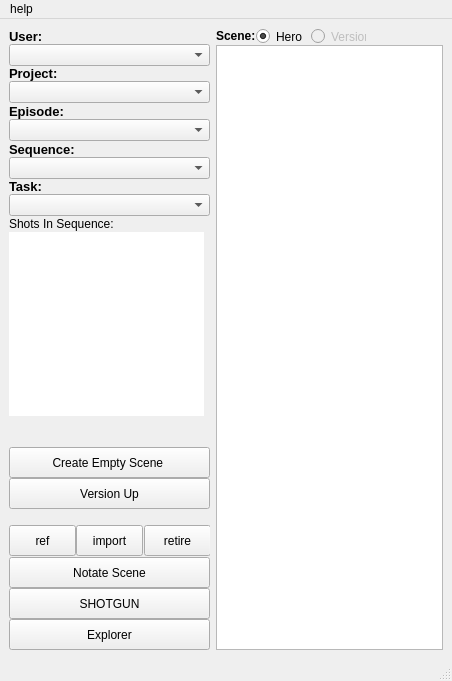
<?xml version="1.0" encoding="UTF-8"?>
<ui version="4.0">
 <class>MainWindow</class>
 <widget class="QMainWindow" name="MainWindow">
  <property name="geometry">
   <rect>
    <x>0</x>
    <y>0</y>
    <width>452</width>
    <height>681</height>
   </rect>
  </property>
  <property name="minimumSize">
   <size>
    <width>452</width>
    <height>681</height>
   </size>
  </property>
  <property name="maximumSize">
   <size>
    <width>800</width>
    <height>800</height>
   </size>
  </property>
  <property name="windowTitle">
   <string>dsShotOpen</string>
  </property>
  <property name="tabShape">
   <enum>QTabWidget::Rounded</enum>
  </property>
  <widget class="QWidget" name="centralwidget">
   <layout class="QGridLayout" name="gridLayout">
    <property name="verticalSpacing">
     <number>0</number>
    </property>
    <item row="6" column="0">
     <widget class="QLabel" name="seq_L">
      <property name="maximumSize">
       <size>
        <width>201</width>
        <height>25</height>
       </size>
      </property>
      <property name="font">
       <font>
        <pointsize>10</pointsize>
        <weight>75</weight>
        <bold>true</bold>
       </font>
      </property>
      <property name="text">
       <string>Sequence:</string>
      </property>
     </widget>
    </item>
    <item row="9" column="0">
     <widget class="QComboBox" name="task_CB">
      <property name="minimumSize">
       <size>
        <width>150</width>
        <height>0</height>
       </size>
      </property>
     </widget>
    </item>
    <item row="0" column="0">
     <widget class="QLabel" name="user_L">
      <property name="maximumSize">
       <size>
        <width>201</width>
        <height>25</height>
       </size>
      </property>
      <property name="font">
       <font>
        <pointsize>10</pointsize>
        <weight>75</weight>
        <bold>true</bold>
       </font>
      </property>
      <property name="text">
       <string>User:</string>
      </property>
     </widget>
    </item>
    <item row="3" column="0">
     <widget class="QComboBox" name="projects_CB">
      <property name="minimumSize">
       <size>
        <width>150</width>
        <height>0</height>
       </size>
      </property>
     </widget>
    </item>
    <item row="5" column="0">
     <widget class="QComboBox" name="episodes_CB">
      <property name="minimumSize">
       <size>
        <width>150</width>
        <height>0</height>
       </size>
      </property>
     </widget>
    </item>
    <item row="10" column="0">
     <widget class="QLabel" name="shots_L">
      <property name="text">
       <string>Shots In Sequence:</string>
      </property>
     </widget>
    </item>
    <item row="15" column="0">
     <widget class="QPushButton" name="versionUp_B">
      <property name="enabled">
       <bool>true</bool>
      </property>
      <property name="sizePolicy">
       <sizepolicy hsizetype="Fixed" vsizetype="Fixed">
        <horstretch>0</horstretch>
        <verstretch>0</verstretch>
       </sizepolicy>
      </property>
      <property name="minimumSize">
       <size>
        <width>201</width>
        <height>31</height>
       </size>
      </property>
      <property name="maximumSize">
       <size>
        <width>201</width>
        <height>31</height>
       </size>
      </property>
      <property name="font">
       <font>
        <weight>50</weight>
        <bold>false</bold>
       </font>
      </property>
      <property name="text">
       <string>Version Up</string>
      </property>
     </widget>
    </item>
    <item row="19" column="0">
     <widget class="QPushButton" name="sg_B">
      <property name="minimumSize">
       <size>
        <width>201</width>
        <height>31</height>
       </size>
      </property>
      <property name="maximumSize">
       <size>
        <width>201</width>
        <height>31</height>
       </size>
      </property>
      <property name="text">
       <string>SHOTGUN</string>
      </property>
     </widget>
    </item>
    <item row="20" column="0">
     <widget class="QPushButton" name="explorer_B">
      <property name="enabled">
       <bool>true</bool>
      </property>
      <property name="sizePolicy">
       <sizepolicy hsizetype="Fixed" vsizetype="Fixed">
        <horstretch>0</horstretch>
        <verstretch>0</verstretch>
       </sizepolicy>
      </property>
      <property name="minimumSize">
       <size>
        <width>201</width>
        <height>31</height>
       </size>
      </property>
      <property name="maximumSize">
       <size>
        <width>201</width>
        <height>31</height>
       </size>
      </property>
      <property name="font">
       <font>
        <weight>50</weight>
        <bold>false</bold>
       </font>
      </property>
      <property name="text">
       <string>Explorer</string>
      </property>
     </widget>
    </item>
    <item row="18" column="0">
     <widget class="QPushButton" name="notate_B">
      <property name="enabled">
       <bool>true</bool>
      </property>
      <property name="sizePolicy">
       <sizepolicy hsizetype="Fixed" vsizetype="Fixed">
        <horstretch>0</horstretch>
        <verstretch>0</verstretch>
       </sizepolicy>
      </property>
      <property name="minimumSize">
       <size>
        <width>201</width>
        <height>31</height>
       </size>
      </property>
      <property name="maximumSize">
       <size>
        <width>201</width>
        <height>31</height>
       </size>
      </property>
      <property name="font">
       <font>
        <weight>50</weight>
        <bold>false</bold>
       </font>
      </property>
      <property name="text">
       <string>Notate Scene</string>
      </property>
     </widget>
    </item>
    <item row="1" column="0">
     <widget class="QComboBox" name="user_CB">
      <property name="minimumSize">
       <size>
        <width>150</width>
        <height>0</height>
       </size>
      </property>
     </widget>
    </item>
    <item row="7" column="0">
     <widget class="QComboBox" name="sequence_CB">
      <property name="minimumSize">
       <size>
        <width>150</width>
        <height>0</height>
       </size>
      </property>
     </widget>
    </item>
    <item row="11" column="0">
     <widget class="QListWidget" name="shots_LW">
      <property name="minimumSize">
       <size>
        <width>195</width>
        <height>184</height>
       </size>
      </property>
      <property name="maximumSize">
       <size>
        <width>195</width>
        <height>184</height>
       </size>
      </property>
      <property name="frameShape">
       <enum>QFrame::NoFrame</enum>
      </property>
      <property name="verticalScrollBarPolicy">
       <enum>Qt::ScrollBarAsNeeded</enum>
      </property>
      <property name="horizontalScrollBarPolicy">
       <enum>Qt::ScrollBarAlwaysOff</enum>
      </property>
      <property name="editTriggers">
       <set>QAbstractItemView::NoEditTriggers</set>
      </property>
     </widget>
    </item>
    <item row="4" column="0">
     <widget class="QLabel" name="episode_L">
      <property name="maximumSize">
       <size>
        <width>201</width>
        <height>26</height>
       </size>
      </property>
      <property name="font">
       <font>
        <pointsize>10</pointsize>
        <weight>75</weight>
        <bold>true</bold>
       </font>
      </property>
      <property name="text">
       <string>Episode:</string>
      </property>
     </widget>
    </item>
    <item row="14" column="0">
     <widget class="QPushButton" name="createEmpty_B">
      <property name="enabled">
       <bool>true</bool>
      </property>
      <property name="sizePolicy">
       <sizepolicy hsizetype="Fixed" vsizetype="Fixed">
        <horstretch>0</horstretch>
        <verstretch>0</verstretch>
       </sizepolicy>
      </property>
      <property name="minimumSize">
       <size>
        <width>201</width>
        <height>31</height>
       </size>
      </property>
      <property name="maximumSize">
       <size>
        <width>201</width>
        <height>31</height>
       </size>
      </property>
      <property name="font">
       <font>
        <weight>50</weight>
        <bold>false</bold>
       </font>
      </property>
      <property name="text">
       <string>Create Empty Scene </string>
      </property>
     </widget>
    </item>
    <item row="8" column="0">
     <widget class="QLabel" name="task_L">
      <property name="font">
       <font>
        <pointsize>10</pointsize>
        <weight>75</weight>
        <bold>true</bold>
       </font>
      </property>
      <property name="text">
       <string>Task:</string>
      </property>
     </widget>
    </item>
    <item row="0" column="1" rowspan="21">
     <layout class="QGridLayout" name="gridLayout_2">
      <item row="0" column="0">
       <widget class="QLabel" name="scene_L">
        <property name="sizePolicy">
         <sizepolicy hsizetype="Fixed" vsizetype="Fixed">
          <horstretch>0</horstretch>
          <verstretch>0</verstretch>
         </sizepolicy>
        </property>
        <property name="font">
         <font>
          <pointsize>9</pointsize>
          <weight>75</weight>
          <bold>true</bold>
         </font>
        </property>
        <property name="text">
         <string>Scene:</string>
        </property>
       </widget>
      </item>
      <item row="0" column="1">
       <widget class="QRadioButton" name="hero_RB">
        <property name="enabled">
         <bool>true</bool>
        </property>
        <property name="minimumSize">
         <size>
          <width>55</width>
          <height>17</height>
         </size>
        </property>
        <property name="maximumSize">
         <size>
          <width>47</width>
          <height>17</height>
         </size>
        </property>
        <property name="text">
         <string>Hero</string>
        </property>
        <property name="checked">
         <bool>true</bool>
        </property>
       </widget>
      </item>
      <item row="0" column="2">
       <widget class="QRadioButton" name="version_RB">
        <property name="enabled">
         <bool>false</bool>
        </property>
        <property name="minimumSize">
         <size>
          <width>55</width>
          <height>17</height>
         </size>
        </property>
        <property name="maximumSize">
         <size>
          <width>47</width>
          <height>17</height>
         </size>
        </property>
        <property name="text">
         <string>Version</string>
        </property>
        <property name="checked">
         <bool>false</bool>
        </property>
       </widget>
      </item>
      <item row="1" column="0" colspan="4">
       <widget class="QListWidget" name="scene_LW">
        <property name="minimumSize">
         <size>
          <width>211</width>
          <height>400</height>
         </size>
        </property>
        <property name="iconSize">
         <size>
          <width>100</width>
          <height>500</height>
         </size>
        </property>
       </widget>
      </item>
     </layout>
    </item>
    <item row="2" column="0">
     <widget class="QLabel" name="project_L">
      <property name="maximumSize">
       <size>
        <width>201</width>
        <height>25</height>
       </size>
      </property>
      <property name="font">
       <font>
        <pointsize>10</pointsize>
        <weight>75</weight>
        <bold>true</bold>
       </font>
      </property>
      <property name="text">
       <string>Project:</string>
      </property>
     </widget>
    </item>
    <item row="17" column="0">
     <widget class="QSplitter" name="splitter">
      <property name="minimumSize">
       <size>
        <width>201</width>
        <height>32</height>
       </size>
      </property>
      <property name="maximumSize">
       <size>
        <width>203</width>
        <height>31</height>
       </size>
      </property>
      <property name="lineWidth">
       <number>0</number>
      </property>
      <property name="orientation">
       <enum>Qt::Horizontal</enum>
      </property>
      <property name="opaqueResize">
       <bool>true</bool>
      </property>
      <property name="handleWidth">
       <number>1</number>
      </property>
      <widget class="QPushButton" name="ref_B">
       <property name="minimumSize">
        <size>
         <width>67</width>
         <height>31</height>
        </size>
       </property>
       <property name="maximumSize">
        <size>
         <width>67</width>
         <height>31</height>
        </size>
       </property>
       <property name="text">
        <string>ref</string>
       </property>
      </widget>
      <widget class="QPushButton" name="import_B">
       <property name="minimumSize">
        <size>
         <width>67</width>
         <height>31</height>
        </size>
       </property>
       <property name="maximumSize">
        <size>
         <width>67</width>
         <height>31</height>
        </size>
       </property>
       <property name="text">
        <string>import</string>
       </property>
      </widget>
      <widget class="QPushButton" name="retire_B">
       <property name="minimumSize">
        <size>
         <width>67</width>
         <height>31</height>
        </size>
       </property>
       <property name="maximumSize">
        <size>
         <width>67</width>
         <height>31</height>
        </size>
       </property>
       <property name="text">
        <string>retire</string>
       </property>
      </widget>
     </widget>
    </item>
   </layout>
  </widget>
  <widget class="QMenuBar" name="menubar">
   <property name="geometry">
    <rect>
     <x>0</x>
     <y>0</y>
     <width>452</width>
     <height>18</height>
    </rect>
   </property>
   <widget class="QMenu" name="menuHelp">
    <property name="title">
     <string>help</string>
    </property>
    <addaction name="actionVfx_wiki_dk"/>
   </widget>
   <addaction name="menuHelp"/>
  </widget>
  <widget class="QStatusBar" name="statusbar"/>
  <action name="actionVfx_wiki_dk">
   <property name="text">
    <string>wiki</string>
   </property>
   <property name="iconText">
    <string>wiki</string>
   </property>
  </action>
 </widget>
 <resources/>
 <connections/>
</ui>
